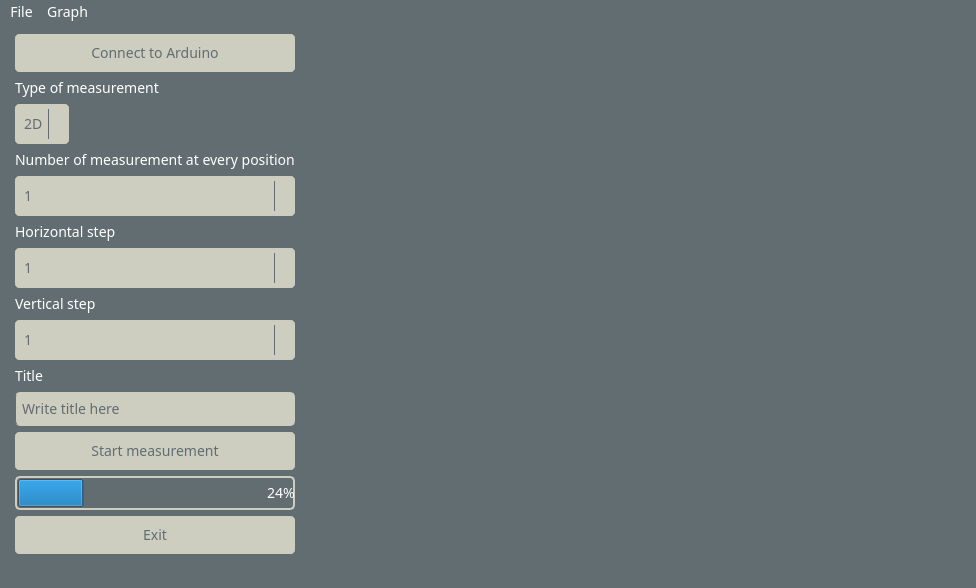
<?xml version="1.0" encoding="UTF-8"?>
<ui version="4.0">
 <class>MainWindow</class>
 <widget class="QMainWindow" name="MainWindow">
  <property name="geometry">
   <rect>
    <x>0</x>
    <y>0</y>
    <width>976</width>
    <height>570</height>
   </rect>
  </property>
  <property name="windowTitle">
   <string>MainWindow</string>
  </property>
  <property name="styleSheet">
   <string notr="true">*{
	font-family:century-gothic;
	font-size:14px;
	background:#626D71;
	color:white;
}
QPushButton{
	background:#CDCDC0;
	border-style: solid;
	border-width: 5px;
	border-radius: 5px;
	border-color: #CDCDC0;
	padding: 4px;
	color: #626D71;
}


QComboBox{
	border-style: solid;
	border-width: 5px;
	border-radius: 5px;
	border-color: #CDCDC0;
	padding: 4px;
	color: #626D71;
	background:#CDCDC0;
}

QComboBox:hover, QPushButton:hover
{
    border:2px solid #EC96A4;


}
QMenu:selected, QMenuBar:selected{
	background:#CDCDC0;
	color:#626D71;
}

QComboBox::drop-down {
     subcontrol-origin: padding;
     subcontrol-position: top right;
     width: 15px;
 
     border-left-width: 1px;
     border-left-color: #626D71;
     border-left-style: solid; /* just a single line */
     border-top-right-radius: 3px; /* same radius as the QComboBox */
     border-bottom-right-radius: 3px;
 }
QLineEdit{
	background:#CDCDC0;
	border-style: solid;
	border-width: 2px;
	border-radius: 5px;
	border-color: #CDCDC0;
	border-left-width: 1px;
    border-left-color: #626D71;
    border-left-style: solid;
	padding: 4px;
	color: #626D71;
}
QProgressBar:horizontal {
border: 2px solid #CDCDC0;
border-radius: 5px;
background:#626D71;
padding: 1px;
text-align: right;
margin-right: 10ex;
}

</string>
  </property>
  <widget class="QWidget" name="centralwidget">
   <layout class="QGridLayout" name="gridLayout">
    <item row="7" column="1">
     <widget class="QLabel" name="vLabel">
      <property name="sizePolicy">
       <sizepolicy hsizetype="Fixed" vsizetype="Fixed">
        <horstretch>0</horstretch>
        <verstretch>0</verstretch>
       </sizepolicy>
      </property>
      <property name="text">
       <string>Vertical step</string>
      </property>
     </widget>
    </item>
    <item row="11" column="1">
     <widget class="QPushButton" name="startButton">
      <property name="sizePolicy">
       <sizepolicy hsizetype="Preferred" vsizetype="Fixed">
        <horstretch>0</horstretch>
        <verstretch>0</verstretch>
       </sizepolicy>
      </property>
      <property name="text">
       <string>Start measurement</string>
      </property>
     </widget>
    </item>
    <item row="8" column="1">
     <widget class="QComboBox" name="vStep">
      <property name="sizePolicy">
       <sizepolicy hsizetype="Preferred" vsizetype="Fixed">
        <horstretch>0</horstretch>
        <verstretch>0</verstretch>
       </sizepolicy>
      </property>
      <item>
       <property name="text">
        <string>1</string>
       </property>
      </item>
      <item>
       <property name="text">
        <string>2</string>
       </property>
      </item>
      <item>
       <property name="text">
        <string>3</string>
       </property>
      </item>
      <item>
       <property name="text">
        <string>5</string>
       </property>
      </item>
      <item>
       <property name="text">
        <string>10</string>
       </property>
      </item>
      <item>
       <property name="text">
        <string>15</string>
       </property>
      </item>
      <item>
       <property name="text">
        <string>30</string>
       </property>
      </item>
     </widget>
    </item>
    <item row="5" column="1">
     <widget class="QLabel" name="hLabel">
      <property name="sizePolicy">
       <sizepolicy hsizetype="Fixed" vsizetype="Fixed">
        <horstretch>0</horstretch>
        <verstretch>0</verstretch>
       </sizepolicy>
      </property>
      <property name="text">
       <string>Horizontal step</string>
      </property>
     </widget>
    </item>
    <item row="1" column="1">
     <widget class="QLabel" name="label">
      <property name="sizePolicy">
       <sizepolicy hsizetype="Preferred" vsizetype="Fixed">
        <horstretch>0</horstretch>
        <verstretch>0</verstretch>
       </sizepolicy>
      </property>
      <property name="text">
       <string>Type of measurement</string>
      </property>
     </widget>
    </item>
    <item row="6" column="1">
     <widget class="QComboBox" name="hStep">
      <property name="sizePolicy">
       <sizepolicy hsizetype="Preferred" vsizetype="Fixed">
        <horstretch>0</horstretch>
        <verstretch>0</verstretch>
       </sizepolicy>
      </property>
      <item>
       <property name="text">
        <string>1</string>
       </property>
      </item>
      <item>
       <property name="text">
        <string>2</string>
       </property>
      </item>
      <item>
       <property name="text">
        <string>3</string>
       </property>
      </item>
      <item>
       <property name="text">
        <string>5</string>
       </property>
      </item>
      <item>
       <property name="text">
        <string>10</string>
       </property>
      </item>
      <item>
       <property name="text">
        <string>15</string>
       </property>
      </item>
      <item>
       <property name="text">
        <string>30</string>
       </property>
      </item>
     </widget>
    </item>
    <item row="3" column="1">
     <widget class="QLabel" name="numberLabel">
      <property name="sizePolicy">
       <sizepolicy hsizetype="Fixed" vsizetype="Fixed">
        <horstretch>0</horstretch>
        <verstretch>0</verstretch>
       </sizepolicy>
      </property>
      <property name="text">
       <string>Number of measurement at every position</string>
      </property>
     </widget>
    </item>
    <item row="0" column="1">
     <widget class="QPushButton" name="connectButton">
      <property name="sizePolicy">
       <sizepolicy hsizetype="Preferred" vsizetype="Fixed">
        <horstretch>0</horstretch>
        <verstretch>0</verstretch>
       </sizepolicy>
      </property>
      <property name="text">
       <string>Connect to Arduino</string>
      </property>
     </widget>
    </item>
    <item row="2" column="1">
     <widget class="QComboBox" name="typeMeasurement">
      <property name="sizePolicy">
       <sizepolicy hsizetype="Fixed" vsizetype="Fixed">
        <horstretch>0</horstretch>
        <verstretch>0</verstretch>
       </sizepolicy>
      </property>
      <item>
       <property name="text">
        <string>2D</string>
       </property>
      </item>
      <item>
       <property name="text">
        <string>3D</string>
       </property>
      </item>
     </widget>
    </item>
    <item row="13" column="1">
     <widget class="QPushButton" name="exitButton">
      <property name="sizePolicy">
       <sizepolicy hsizetype="Preferred" vsizetype="Fixed">
        <horstretch>0</horstretch>
        <verstretch>0</verstretch>
       </sizepolicy>
      </property>
      <property name="text">
       <string>Exit</string>
      </property>
     </widget>
    </item>
    <item row="9" column="1">
     <widget class="QLabel" name="label_2">
      <property name="sizePolicy">
       <sizepolicy hsizetype="Fixed" vsizetype="Fixed">
        <horstretch>0</horstretch>
        <verstretch>0</verstretch>
       </sizepolicy>
      </property>
      <property name="text">
       <string>Title</string>
      </property>
     </widget>
    </item>
    <item row="4" column="1">
     <widget class="QComboBox" name="numberMeasurement">
      <property name="sizePolicy">
       <sizepolicy hsizetype="Preferred" vsizetype="Fixed">
        <horstretch>0</horstretch>
        <verstretch>0</verstretch>
       </sizepolicy>
      </property>
      <item>
       <property name="text">
        <string>1</string>
       </property>
      </item>
      <item>
       <property name="text">
        <string>2</string>
       </property>
      </item>
      <item>
       <property name="text">
        <string>3</string>
       </property>
      </item>
     </widget>
    </item>
    <item row="12" column="1">
     <widget class="QProgressBar" name="progressBar">
      <property name="sizePolicy">
       <sizepolicy hsizetype="Preferred" vsizetype="Fixed">
        <horstretch>0</horstretch>
        <verstretch>0</verstretch>
       </sizepolicy>
      </property>
      <property name="value">
       <number>24</number>
      </property>
     </widget>
    </item>
    <item row="10" column="1">
     <widget class="QLineEdit" name="titleEdit">
      <property name="sizePolicy">
       <sizepolicy hsizetype="Preferred" vsizetype="Fixed">
        <horstretch>0</horstretch>
        <verstretch>0</verstretch>
       </sizepolicy>
      </property>
      <property name="text">
       <string>Write title here</string>
      </property>
     </widget>
    </item>
    <item row="0" column="0" rowspan="14">
     <widget class="QWidget" name="widget" native="true">
      <property name="sizePolicy">
       <sizepolicy hsizetype="Fixed" vsizetype="Preferred">
        <horstretch>0</horstretch>
        <verstretch>0</verstretch>
       </sizepolicy>
      </property>
     </widget>
    </item>
    <item row="0" column="2" rowspan="14">
     <widget class="QStackedWidget" name="stackedWidget">
      <property name="currentIndex">
       <number>0</number>
      </property>
      <widget class="MplWidget" name="MplWidget"/>
      <widget class="MplWidget2d" name="MplWidget2d"/>
      <widget class="MplWidget2dmorf" name="MplWidget2dmorf"/>
      <widget class="MplWidget2daprox" name="MplWidget2daprox"/>
     </widget>
    </item>
   </layout>
  </widget>
  <widget class="QMenuBar" name="menubar">
   <property name="geometry">
    <rect>
     <x>0</x>
     <y>0</y>
     <width>976</width>
     <height>23</height>
    </rect>
   </property>
   <widget class="QMenu" name="menuFile">
    <property name="title">
     <string>File</string>
    </property>
    <addaction name="actionOpen_File"/>
    <addaction name="actionSave"/>
   </widget>
   <widget class="QMenu" name="menuGraph">
    <property name="title">
     <string>Graph</string>
    </property>
    <widget class="QMenu" name="menu2DMorphology">
     <property name="title">
      <string>2DMorphology</string>
     </property>
     <addaction name="actionDisplayMorf"/>
     <addaction name="actionSet_parametrs"/>
    </widget>
    <widget class="QMenu" name="menu2DAprox">
     <property name="title">
      <string>2DAprox</string>
     </property>
     <addaction name="actionDisplayAprox"/>
     <addaction name="actionSetAprox"/>
    </widget>
    <addaction name="action3DGraph"/>
    <addaction name="action2DGraph"/>
    <addaction name="menu2DMorphology"/>
    <addaction name="menu2DAprox"/>
   </widget>
   <addaction name="menuFile"/>
   <addaction name="menuGraph"/>
  </widget>
  <widget class="QStatusBar" name="Ready"/>
  <action name="actionOpen_File">
   <property name="text">
    <string>Open</string>
   </property>
  </action>
  <action name="actionSave">
   <property name="text">
    <string>Save</string>
   </property>
  </action>
  <action name="action3DGraph">
   <property name="text">
    <string>3DGraph</string>
   </property>
  </action>
  <action name="action2DGraph">
   <property name="text">
    <string>2DGraph</string>
   </property>
  </action>
  <action name="actionDisplayMorf">
   <property name="text">
    <string>Display</string>
   </property>
  </action>
  <action name="actionSet_parametrs">
   <property name="text">
    <string>Set parameters</string>
   </property>
  </action>
  <action name="actionDisplayAprox">
   <property name="text">
    <string>Display</string>
   </property>
  </action>
  <action name="actionSetAprox">
   <property name="text">
    <string>Set parameter</string>
   </property>
  </action>
 </widget>
 <customwidgets>
  <customwidget>
   <class>MplWidget</class>
   <extends>QWidget</extends>
   <header>mplwidget.h</header>
   <container>1</container>
  </customwidget>
  <customwidget>
   <class>MplWidget2d</class>
   <extends>QWidget</extends>
   <header>mplwidget2d.h</header>
   <container>1</container>
  </customwidget>
  <customwidget>
   <class>MplWidget2dmorf</class>
   <extends>QWidget</extends>
   <header>mplwidget2dmorf.h</header>
   <container>1</container>
  </customwidget>
  <customwidget>
   <class>MplWidget2daprox</class>
   <extends>QWidget</extends>
   <header>mplwidget2daprox.h</header>
   <container>1</container>
  </customwidget>
 </customwidgets>
 <resources/>
 <connections/>
</ui>
